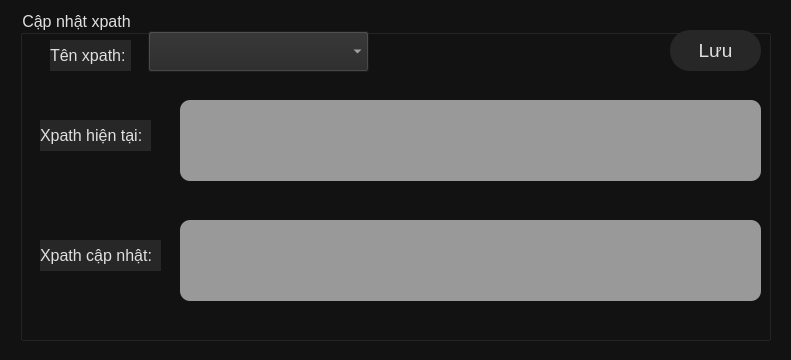
<?xml version="1.0" encoding="UTF-8"?>
<ui version="4.0">
 <class>Dialog</class>
 <widget class="QDialog" name="Dialog">
  <property name="geometry">
   <rect>
    <x>0</x>
    <y>0</y>
    <width>791</width>
    <height>360</height>
   </rect>
  </property>
  <property name="windowTitle">
   <string>Dialog</string>
  </property>
  <property name="styleSheet">
   <string notr="true">background-color: #121212	</string>
  </property>
  <widget class="QGroupBox" name="updateXpathRegAccGroupBox">
   <property name="geometry">
    <rect>
     <x>20</x>
     <y>10</y>
     <width>751</width>
     <height>331</height>
    </rect>
   </property>
   <property name="font">
    <font>
     <pointsize>12</pointsize>
    </font>
   </property>
   <property name="styleSheet">
    <string notr="true">color:#E0E0E0</string>
   </property>
   <property name="title">
    <string>Cập nhật xpath</string>
   </property>
   <widget class="QLabel" name="nameXpathLabel">
    <property name="geometry">
     <rect>
      <x>30</x>
      <y>30</y>
      <width>81</width>
      <height>31</height>
     </rect>
    </property>
    <property name="font">
     <font>
      <pointsize>12</pointsize>
     </font>
    </property>
    <property name="styleSheet">
     <string notr="true">background-color: #272727;color:#E0E0E0</string>
    </property>
    <property name="text">
     <string>Tên xpath:</string>
    </property>
   </widget>
   <widget class="QComboBox" name="xpathComboBox">
    <property name="geometry">
     <rect>
      <x>128</x>
      <y>21</y>
      <width>221</width>
      <height>41</height>
     </rect>
    </property>
    <property name="font">
     <font>
      <pointsize>12</pointsize>
     </font>
    </property>
    <property name="styleSheet">
     <string notr="true">background-color: #272727;color:#E0E0E0</string>
    </property>
   </widget>
   <widget class="QTextEdit" name="currentXpathText">
    <property name="geometry">
     <rect>
      <x>160</x>
      <y>90</y>
      <width>581</width>
      <height>81</height>
     </rect>
    </property>
    <property name="font">
     <font>
      <pointsize>12</pointsize>
     </font>
    </property>
    <property name="styleSheet">
     <string notr="true">background-color:#999999;border-radius:10px;color:#E0E0E0</string>
    </property>
   </widget>
   <widget class="QLabel" name="curentXpathLabel">
    <property name="geometry">
     <rect>
      <x>20</x>
      <y>110</y>
      <width>111</width>
      <height>31</height>
     </rect>
    </property>
    <property name="font">
     <font>
      <pointsize>12</pointsize>
     </font>
    </property>
    <property name="styleSheet">
     <string notr="true">background-color: #272727;color:#E0E0E0</string>
    </property>
    <property name="text">
     <string>Xpath hiện tại:</string>
    </property>
   </widget>
   <widget class="QLabel" name="updateXpathLabel_3">
    <property name="geometry">
     <rect>
      <x>20</x>
      <y>230</y>
      <width>121</width>
      <height>31</height>
     </rect>
    </property>
    <property name="font">
     <font>
      <pointsize>12</pointsize>
     </font>
    </property>
    <property name="styleSheet">
     <string notr="true">background-color: #272727;color:#E0E0E0</string>
    </property>
    <property name="text">
     <string>Xpath cập nhật:</string>
    </property>
   </widget>
   <widget class="QTextEdit" name="updateXpathText">
    <property name="geometry">
     <rect>
      <x>160</x>
      <y>210</y>
      <width>581</width>
      <height>81</height>
     </rect>
    </property>
    <property name="font">
     <font>
      <pointsize>12</pointsize>
     </font>
    </property>
    <property name="styleSheet">
     <string notr="true">background-color:#999999;border-radius:10px;color:#E0E0E0</string>
    </property>
   </widget>
   <widget class="QPushButton" name="updateXpathBtn">
    <property name="geometry">
     <rect>
      <x>650</x>
      <y>20</y>
      <width>91</width>
      <height>41</height>
     </rect>
    </property>
    <property name="font">
     <font>
      <pointsize>14</pointsize>
     </font>
    </property>
    <property name="styleSheet">
     <string notr="true">background-color: #272727;color:#E0E0E0; border-radius:20px
</string>
    </property>
    <property name="text">
     <string>Lưu</string>
    </property>
   </widget>
  </widget>
 </widget>
 <resources/>
 <connections/>
</ui>
